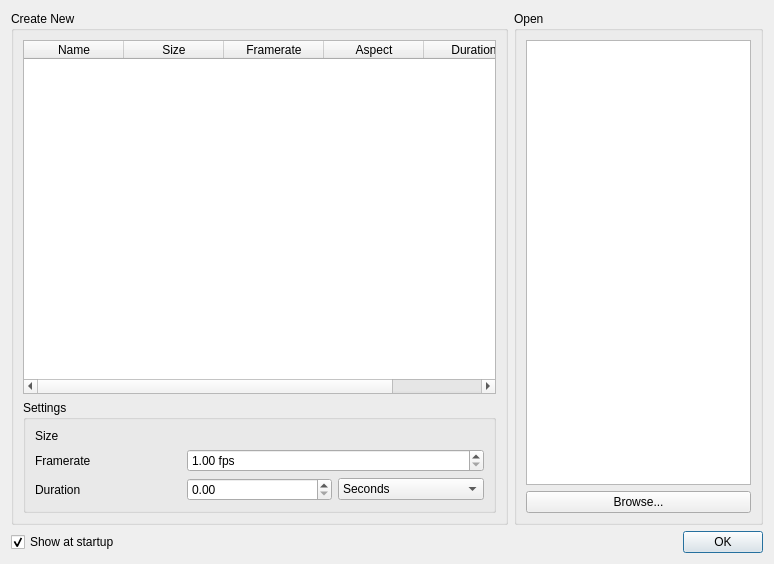
<?xml version="1.0" encoding="UTF-8"?>

<!--
SPDX-FileCopyrightText: 2019-2023 Mattia Basaglia <dev@dragon.best>

SPDX-License-Identifier: GPL-3.0-or-later
-->

<ui version="4.0">
 <class>glaxnimate::gui::StartupDialog</class>
 <widget class="QDialog" name="StartupDialog">
  <property name="geometry">
   <rect>
    <x>0</x>
    <y>0</y>
    <width>774</width>
    <height>564</height>
   </rect>
  </property>
  <property name="windowTitle">
   <string>Startup</string>
  </property>
  <layout class="QVBoxLayout" name="verticalLayout_3">
   <item>
    <layout class="QHBoxLayout" name="horizontalLayout" stretch="2,1">
     <item>
      <widget class="QGroupBox" name="groupBox">
       <property name="title">
        <string>Create New</string>
       </property>
       <layout class="QVBoxLayout" name="verticalLayout_2">
        <item>
         <widget class="QTableWidget" name="view_presets">
          <property name="selectionMode">
           <enum>QAbstractItemView::SingleSelection</enum>
          </property>
          <property name="selectionBehavior">
           <enum>QAbstractItemView::SelectRows</enum>
          </property>
          <property name="showGrid">
           <bool>false</bool>
          </property>
          <attribute name="verticalHeaderVisible">
           <bool>false</bool>
          </attribute>
          <column>
           <property name="text">
            <string>Name</string>
           </property>
          </column>
          <column>
           <property name="text">
            <string>Size</string>
           </property>
          </column>
          <column>
           <property name="text">
            <string>Framerate</string>
           </property>
          </column>
          <column>
           <property name="text">
            <string>Aspect</string>
           </property>
          </column>
          <column>
           <property name="text">
            <string>Duration</string>
           </property>
          </column>
         </widget>
        </item>
        <item>
         <widget class="QGroupBox" name="groupBox_3">
          <property name="title">
           <string>Settings</string>
          </property>
          <layout class="QGridLayout" name="gridLayout">
           <item row="2" column="0">
            <widget class="QLabel" name="label_3">
             <property name="text">
              <string>Duration</string>
             </property>
            </widget>
           </item>
           <item row="0" column="0">
            <widget class="QLabel" name="label">
             <property name="text">
              <string>Size</string>
             </property>
            </widget>
           </item>
           <item row="1" column="0">
            <widget class="QLabel" name="label_2">
             <property name="text">
              <string>Framerate</string>
             </property>
            </widget>
           </item>
           <item row="2" column="1">
            <widget class="QDoubleSpinBox" name="spin_duration">
             <property name="maximum">
              <double>9999.99</double>
             </property>
            </widget>
           </item>
           <item row="0" column="1" colspan="2">
            <widget class="glaxnimate::gui::Spin2D" name="spin_size" native="true"/>
           </item>
           <item row="1" column="1" colspan="2">
            <widget class="QDoubleSpinBox" name="spin_fps">
             <property name="suffix">
              <string> fps</string>
             </property>
             <property name="minimum">
              <double>1.000000000000000</double>
             </property>
             <property name="maximum">
              <double>999.990000000000009</double>
             </property>
            </widget>
           </item>
           <item row="2" column="2">
            <widget class="QComboBox" name="combo_time_units">
             <property name="currentIndex">
              <number>1</number>
             </property>
             <item>
              <property name="text">
               <string>Frames</string>
              </property>
             </item>
             <item>
              <property name="text">
               <string>Seconds</string>
              </property>
             </item>
            </widget>
           </item>
          </layout>
         </widget>
        </item>
       </layout>
      </widget>
     </item>
     <item>
      <widget class="QGroupBox" name="groupBox_2">
       <property name="title">
        <string>Open</string>
       </property>
       <layout class="QVBoxLayout" name="verticalLayout">
        <item>
         <widget class="QListWidget" name="view_recent"/>
        </item>
        <item>
         <widget class="QPushButton" name="button_open_browse">
          <property name="text">
           <string>Browse...</string>
          </property>
          <property name="icon">
           <iconset theme="document-open">
            <normaloff>.</normaloff>.</iconset>
          </property>
         </widget>
        </item>
       </layout>
      </widget>
     </item>
    </layout>
   </item>
   <item>
    <layout class="QHBoxLayout" name="horizontalLayout_2">
     <item>
      <widget class="QCheckBox" name="check_show_at_startup">
       <property name="text">
        <string>Show at startup</string>
       </property>
       <property name="checked">
        <bool>true</bool>
       </property>
      </widget>
     </item>
     <item>
      <widget class="QDialogButtonBox" name="buttonBox">
       <property name="standardButtons">
        <set>QDialogButtonBox::Ok</set>
       </property>
      </widget>
     </item>
    </layout>
   </item>
  </layout>
 </widget>
 <customwidgets>
  <customwidget>
   <class>glaxnimate::gui::Spin2D</class>
   <extends>QWidget</extends>
   <header>widgets/spin2d.hpp</header>
   <container>1</container>
  </customwidget>
 </customwidgets>
 <resources/>
 <connections>
  <connection>
   <sender>buttonBox</sender>
   <signal>accepted()</signal>
   <receiver>StartupDialog</receiver>
   <slot>accept()</slot>
   <hints>
    <hint type="sourcelabel">
     <x>516</x>
     <y>556</y>
    </hint>
    <hint type="destinationlabel">
     <x>400</x>
     <y>663</y>
    </hint>
   </hints>
  </connection>
  <connection>
   <sender>buttonBox</sender>
   <signal>rejected()</signal>
   <receiver>StartupDialog</receiver>
   <slot>reject()</slot>
   <hints>
    <hint type="sourcelabel">
     <x>624</x>
     <y>556</y>
    </hint>
    <hint type="destinationlabel">
     <x>591</x>
     <y>680</y>
    </hint>
   </hints>
  </connection>
  <connection>
   <sender>view_recent</sender>
   <signal>clicked(QModelIndex)</signal>
   <receiver>StartupDialog</receiver>
   <slot>click_recent(QModelIndex)</slot>
   <hints>
    <hint type="sourcelabel">
     <x>706</x>
     <y>302</y>
    </hint>
    <hint type="destinationlabel">
     <x>939</x>
     <y>407</y>
    </hint>
   </hints>
  </connection>
  <connection>
   <sender>button_open_browse</sender>
   <signal>clicked()</signal>
   <receiver>StartupDialog</receiver>
   <slot>reject()</slot>
   <hints>
    <hint type="sourcelabel">
     <x>710</x>
     <y>482</y>
    </hint>
    <hint type="destinationlabel">
     <x>770</x>
     <y>799</y>
    </hint>
   </hints>
  </connection>
  <connection>
   <sender>combo_time_units</sender>
   <signal>activated(int)</signal>
   <receiver>StartupDialog</receiver>
   <slot>update_time_units()</slot>
   <hints>
    <hint type="sourcelabel">
     <x>394</x>
     <y>476</y>
    </hint>
    <hint type="destinationlabel">
     <x>463</x>
     <y>640</y>
    </hint>
   </hints>
  </connection>
  <connection>
   <sender>check_show_at_startup</sender>
   <signal>clicked(bool)</signal>
   <receiver>StartupDialog</receiver>
   <slot>update_startup_enabled(bool)</slot>
   <hints>
    <hint type="sourcelabel">
     <x>42</x>
     <y>540</y>
    </hint>
    <hint type="destinationlabel">
     <x>79</x>
     <y>639</y>
    </hint>
   </hints>
  </connection>
  <connection>
   <sender>view_presets</sender>
   <signal>clicked(QModelIndex)</signal>
   <receiver>StartupDialog</receiver>
   <slot>select_preset(QModelIndex)</slot>
   <hints>
    <hint type="sourcelabel">
     <x>226</x>
     <y>167</y>
    </hint>
    <hint type="destinationlabel">
     <x>360</x>
     <y>705</y>
    </hint>
   </hints>
  </connection>
  <connection>
   <sender>view_presets</sender>
   <signal>activated(QModelIndex)</signal>
   <receiver>StartupDialog</receiver>
   <slot>select_preset(QModelIndex)</slot>
   <hints>
    <hint type="sourcelabel">
     <x>108</x>
     <y>183</y>
    </hint>
    <hint type="destinationlabel">
     <x>317</x>
     <y>681</y>
    </hint>
   </hints>
  </connection>
 </connections>
 <slots>
  <slot>select_preset(QModelIndex)</slot>
  <slot>click_recent(QModelIndex)</slot>
  <slot>update_time_units()</slot>
  <slot>update_startup_enabled(bool)</slot>
 </slots>
</ui>
